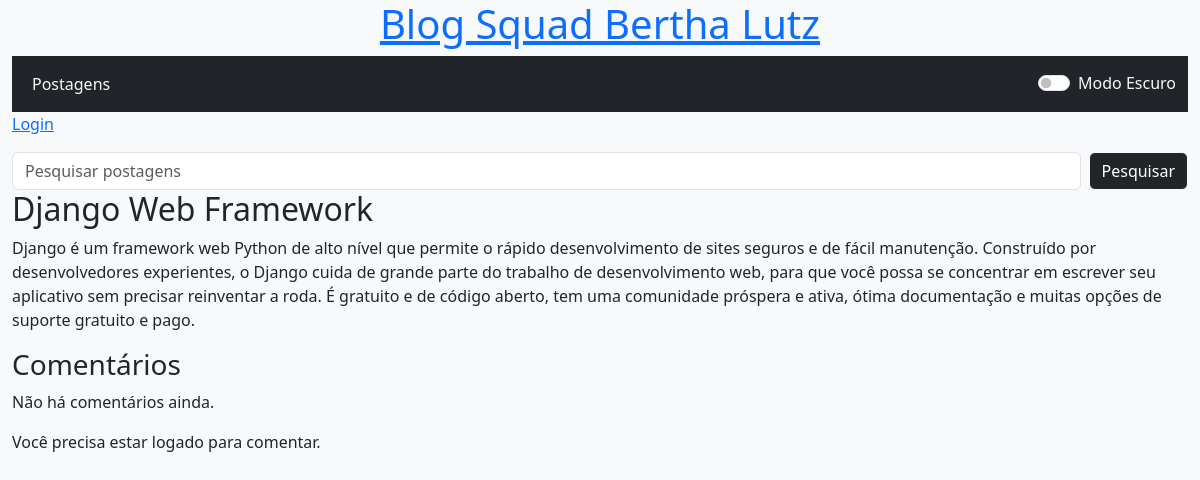
/post/1/, run on an earlier commit of the app's database.
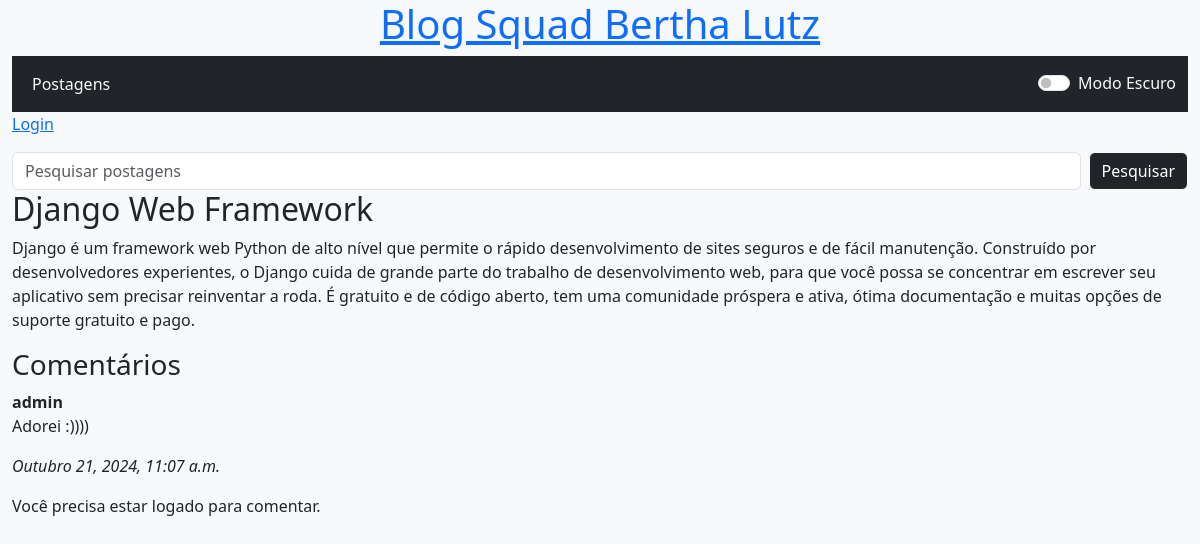
And on a later commit of the database.
### base/models.py (models this page shows, shortened)
class Postagens(models.Model):
    titulo = models.CharField(max_length=50)
    conteudo = models.TextField()
    data_publicacao = models.DateTimeField(blank=True, null=True)
    data_criacao = models.DateTimeField(default=timezone.now)
    autor = models.ForeignKey(settings.AUTH_USER_MODEL, on_delete=models.CASCADE)

class Comentario(models.Model):
    postagem = models.ForeignKey(Postagens, related_name='comentarios', on_delete=models.CASCADE)
    autor = models.ForeignKey(settings.AUTH_USER_MODEL, on_delete=models.CASCADE)
    texto = models.TextField()
    data_criacao = models.DateTimeField(default=timezone.now)

### base/views.py (the view)
# urls.py: path('post/<int:pk>/', views.post_detail, name='post_detail'),
def post_detail(request, pk):
    post = get_object_or_404(Postagens, pk=pk)
    comentarios = post.comentarios.all()  # Obtém todos os comentários relacionados à postagem
    if request.method == 'POST':
        form = ComentarioForm(request.POST)
        if form.is_valid():
            comentario = form.save(commit=False)
            comentario.postagem = post  # Relaciona o comentário à postagem
            comentario.autor = request.user  # Define o autor como o usuário atual
            comentario.save()
            return redirect("post_detail", pk=post.pk)  # Redireciona para a mesma página
    else:
        form = ComentarioForm()
    return render(request, "base/post_detail.html", {
        "post": post,
        "comentarios": comentarios,
        "form": form,
    })

### base/forms.py
class ComentarioForm(forms.ModelForm):
    class Meta:
        model = Comentario
        fields = ["texto"]

### base/templates/base/post_detail.html (shortened to what this page needs)
{% extends 'base/base.html' %}
{% block content %}
    <div class="post">
        <h2>{{ post.titulo }}</h2>
        <p>{{ post.conteudo|linebreaksbr }}</p>
    </div>
    <div class="comentarios">
        <h3>Comentários</h3>
        {% for comentario in post.comentarios.all %}
            <div class="comentario">
                <strong>{{ comentario.autor }}</strong>
                <p>{{ comentario.texto }}</p>
                <p><em>{{ comentario.data_criacao|date:"F j, Y, g:i a" }}</em></p>
            </div>
        {% empty %}
            <p>Não há comentários ainda.</p>
        {% endfor %}
        {% if user.is_authenticated %}
            <h4>Deixe seu comentário:</h4>
            <form method="post">
                {% csrf_token %}
                {{ form.as_p }}
                <button type="submit" class="btn btn-primary">Comentar</button>
            </form>
        {% else %}
            <p>Você precisa estar logado para comentar.</p>
        {% endif %}
    </div>
{% endblock %}

### base/templates/base/base.html (shortened to what this page needs)
{% load static %}
<!DOCTYPE html>
<html lang="pt-br">
  <head>
    <link rel="stylesheet" href="{% static 'css/base.css' %}" />
    <link
      href="https://cdn.jsdelivr.net/npm/bootstrap@5.3.3/dist/css/bootstrap.min.css"
      rel="stylesheet"
    />
  </head>
  <body class="light-mode">
    <div class="container-fluid">
      <div class="page-header text-center">
        <h1><a href="/">Blog Squad Bertha Lutz</a></h1>
      </div>
      <nav
        class="navbar navbar-expand-lg navbar-dark bg-dark"
        style="background-size: cover; background-position: center"
      >
        <div class="container-fluid">
          <div class="collapse navbar-collapse" id="navbarNav">
            <ul class="navbar-nav">
              <li class="nav-item">
                <a class="nav-link text-light" href="{% url 'post_list' %}"
                  >Postagens</a
                >
              </li>
            </ul>
            <div class="form-check form-switch ms-auto d-flex">
              <input
                class="form-check-input"
                type="checkbox"
                id="darkModeSwitch"
              />
              <label
                class="form-check-label ms-2 text-light"
                id="darkModeLabel"
                for="darkModeSwitch"
                >Modo Escuro</label
              >
            </div>
          </div>
        </div>
      </nav>
      <div class="row">
        <div class="col-md-12">
          <p class="top-menu">
            {% if user.is_authenticated %}
                olá, {{ user.username }}
                <form action="{% url 'logout' %}" method="post" class="form-inline">
                    {% csrf_token %}
                    <button type="submit" class="btn btn-link">Log out</button>
                </form>
            {% else %}
                <a href="{% url 'login' %}" class="top-menu">Login</a>
            {% endif %}
        </p>
          <form
            method="GET"
            action="{% url 'post_list' %}"
            class="d-flex"
            role="search"
          >
            <input
              class="form-control me-2 text-text-dark"
              type="search"
              placeholder="Pesquisar postagens"
              aria-label="Pesquisar"
              name="q"
            />
            <button class="btn btn-outline-light text-bg-dark" type="submit">
              Pesquisar
            </button>
          </form>
        </div>
      </div>
      <div class="row">
        <div class="col-md-12">{% block content %} {% endblock %}</div>
      </div>
    </div>
  </body>
</html>

### base/static/css/base.css (style rules this page uses)
:root { --background-color-light: #f8f9fa; --text-color-light: #212529; --background-color-dark: #121212; --text-color-dark: #e0e0e0; --navbar-bg-color-light: rgba(255, 255, 255, 0.8); --navbar-bg-color-dark: rgba(0, 0, 0, 0.8); }
body.light-mode { background-color: var(--background-color-light); color: var(--text-color-light); }
.navbar { background-size: cover; background-position: center; }
body.light-mode .navbar { background-color: var(--navbar-bg-color-light); }
a { color: var(--text-color-light); }
.form-control { background-color: var(--background-color-light); color: var(--text-color-dark); }
.btn-outline-light { color: var(--text-color-light); border-color: var(--text-color-light); }

What changed in the data, as far as the page shows it:
added Comentario: autor "admin", texto "Adorei :))))", data_criacao "Outubro 21, 2024, 11:07 a.m."
Also different on the page:
text no longer shown: "Não há comentários ainda."
